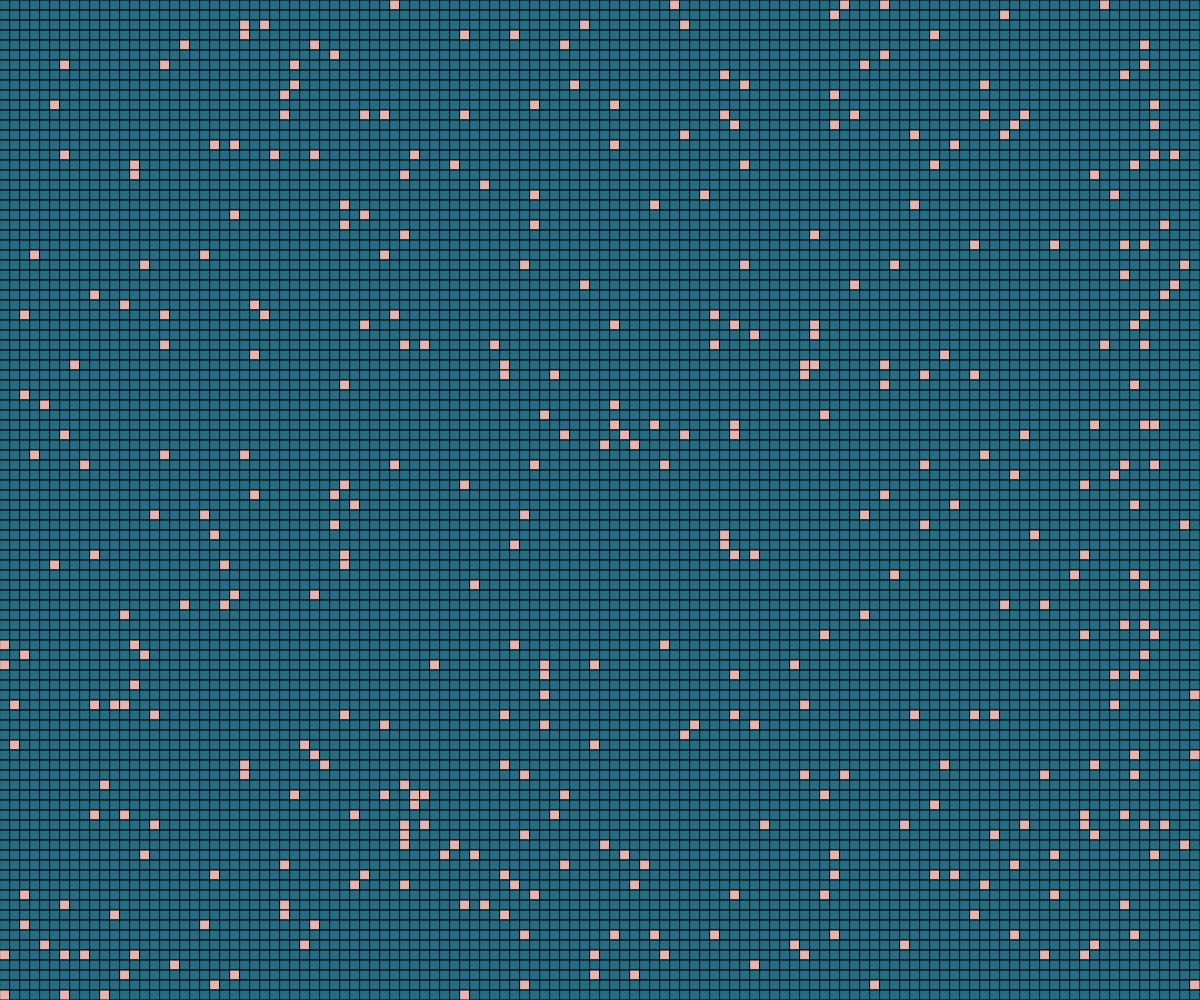
Frame 1 (no input)
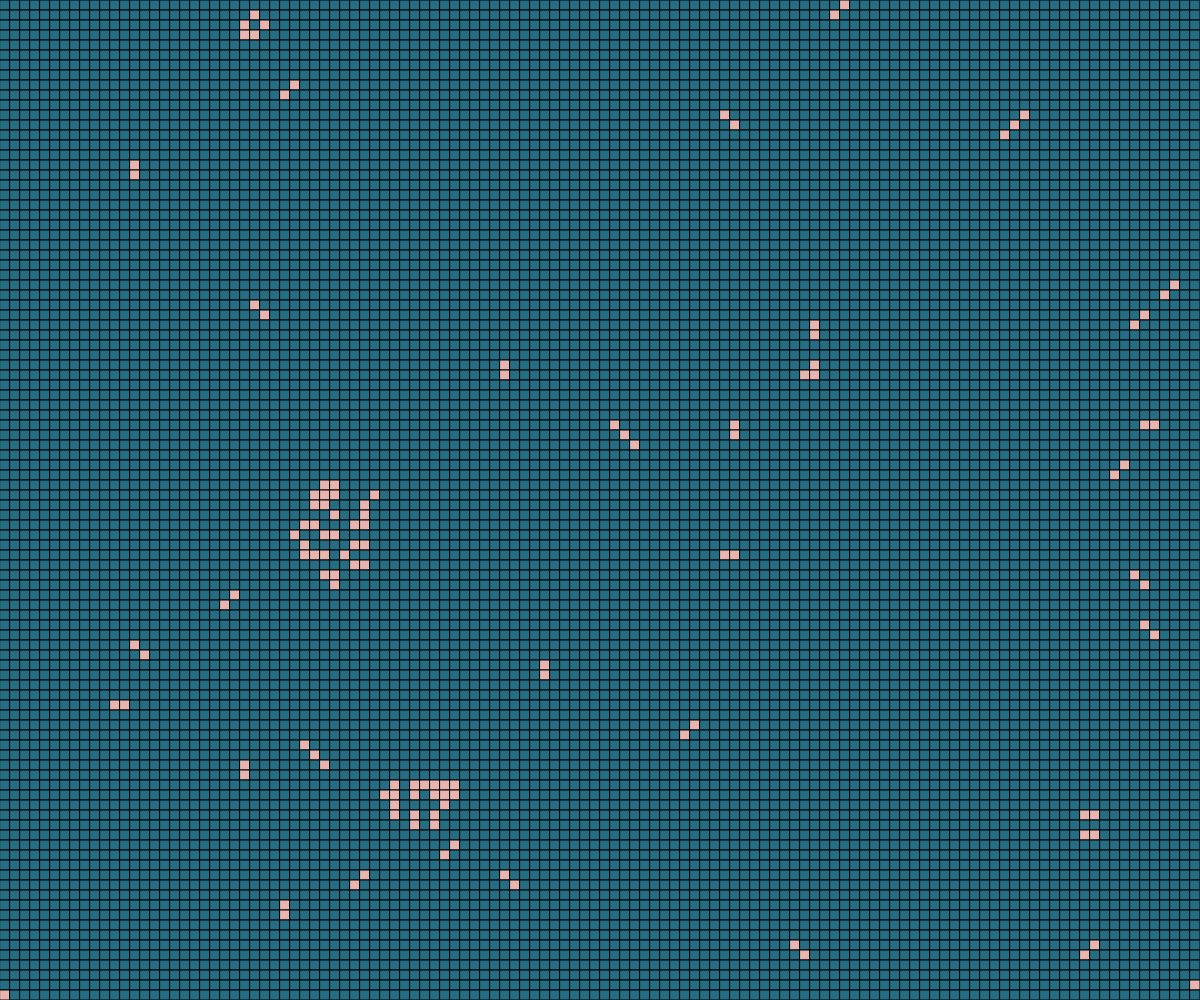
Frame 60 (no input)
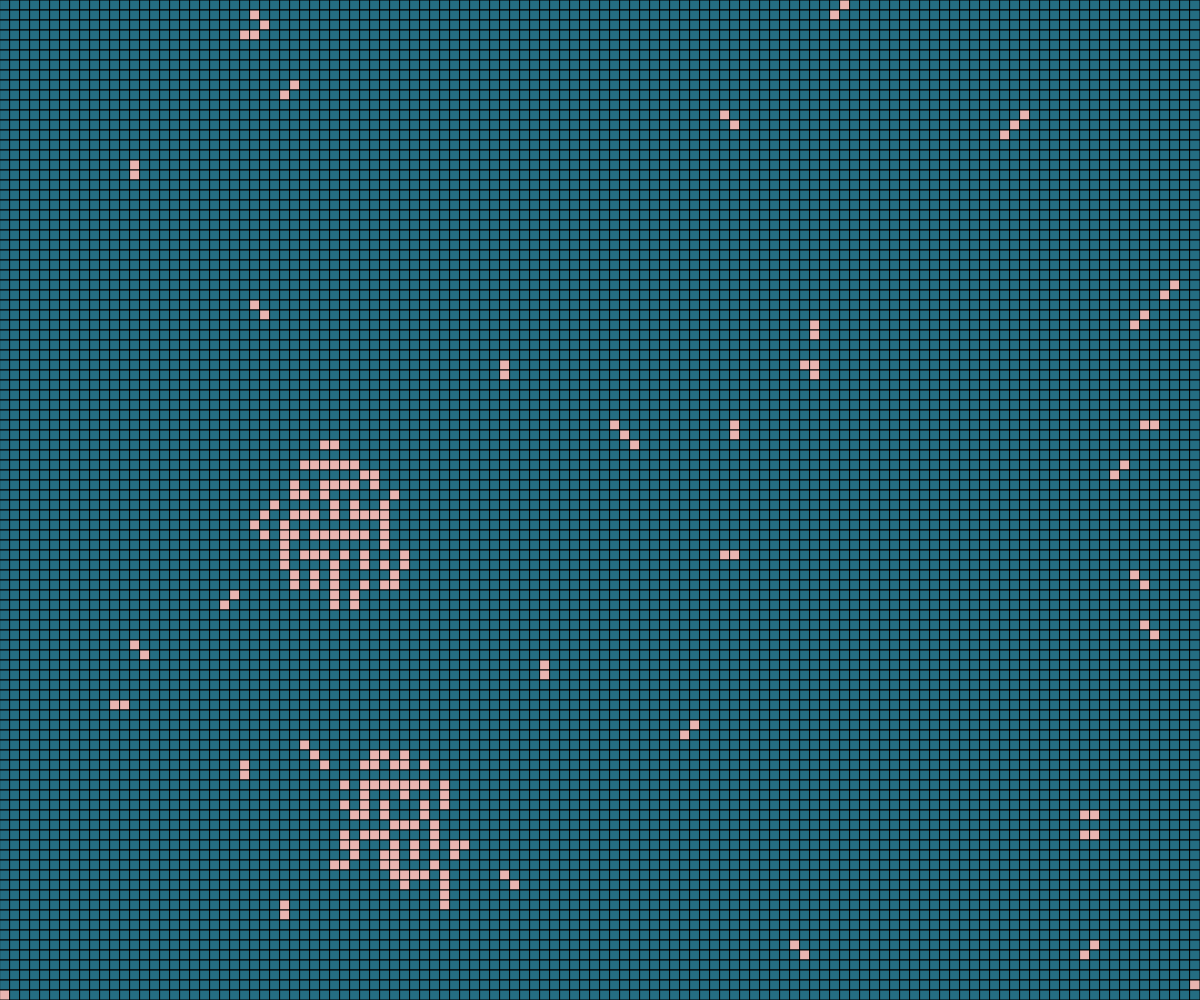
Frame 120 (the mouse pressed at the canvas centre since frame 60)

The p5.js sketch that drew these frames (run headless with seeded random() and noise() and a simulated clock; from frame 60 on, the mouse is pressed at the canvas centre):

// p5.js sketch
// ── sketch.js
// 0 -> dead cell
// 1 -> live cell

let matrix = [];
let res = 10;

let alive = "#E8B4B0";
let dead = "#246D82";

// inverse probability of death
let deathRate = 0.5;

// inverse probability of birth
let birthRate = 0.5;

function setup() {
  createCanvas(windowWidth, windowHeight);

  for (let i = 0; i < width / res; i++) {
    row = [];
    for (let j = 0; j < height / res; j++) {
      if (random(1) < 0.03) {
        row.push(1);
      } else {
        row.push(0);
      }
    }
    matrix.push(row);
  }
  //   noStroke();
}

function draw() {
  background(0);
  drawMatrix();
  updateMatrix();
}

// Any live cell with fewer than two live neighbours dies, as if by underpopulation.
// Any live cell with two or three live neighbours lives on to the next generation.
// Any live cell with more than three live neighbours dies, as if by overpopulation.
// Any dead cell with exactly three live neighbours becomes a live cell, as if by reproduction.
function updateMatrix() {
  let next = matrix.slice();
  for (let i = 0; i < matrix.length; i++) {
    for (let j = 0; j < matrix[i].length; j++) {
      // count neighbours of matrix[i][j]
      let neighbours = countNeighbors(i, j);

      if (matrix[i][j] == 1 && neighbours < 2 && random(1) < deathRate)
        next[i][j] = 0;
      else if (
        matrix[i][j] == 1 &&
        (neighbours == 2 || neighbours == 3) &&
        random(1) < birthRate
      )
        next[i][j] = 1;
      else if (matrix[i][j] == 1 && neighbours > 3 && random(1) < deathRate)
        next[i][j] = 0;
      else if (matrix[i][j] == 0 && neighbours == 3 && random(1) < birthRate)
        next[i][j] = 1;
    }
  }
  matrix = next.slice();
}

function countNeighbors(x, y) {
  let count = 0;
  for (let i = -1; i < 2; i++) {
    for (let j = -1; j < 2; j++) {
      let col = (x + i + matrix.length) % matrix.length;
      let row = (y + j + matrix.length) % matrix.length;
      if (matrix[col][row] == 1) {
        count++;
      }
    }
  }
  return count;
}

function drawMatrix() {
  for (let i = 0; i < matrix.length; i++) {
    for (let j = 0; j < matrix[i].length; j++) {
      if (matrix[i][j] == 1) {
        fill(alive);
        rect(i * res, j * res, res, res);
      } else {
        fill(dead);
        rect(i * res, j * res, res, res);
      }
    }
  }
}
